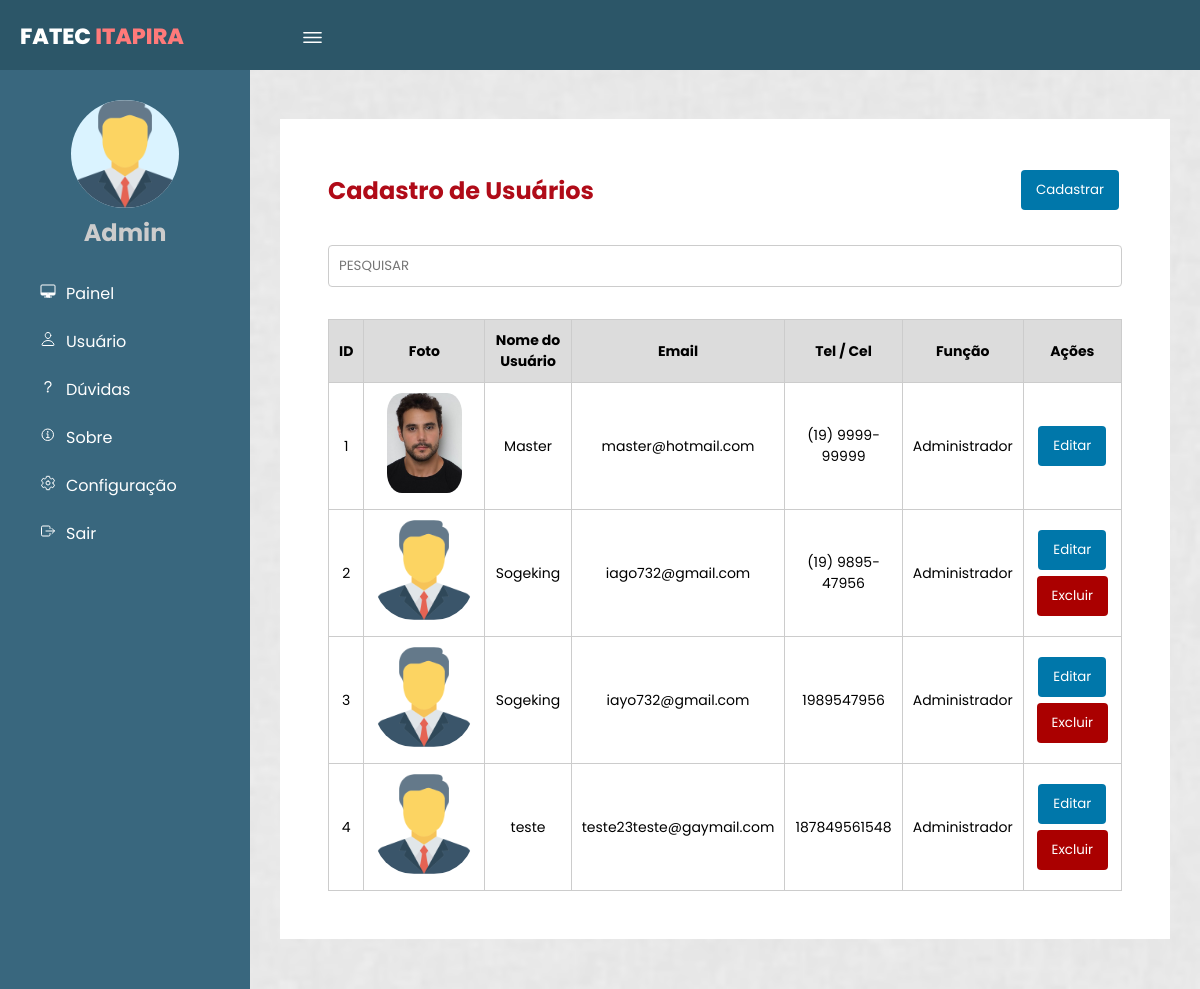
/gerenciarUsuario.php (signed in), run on an earlier commit of the app's database.
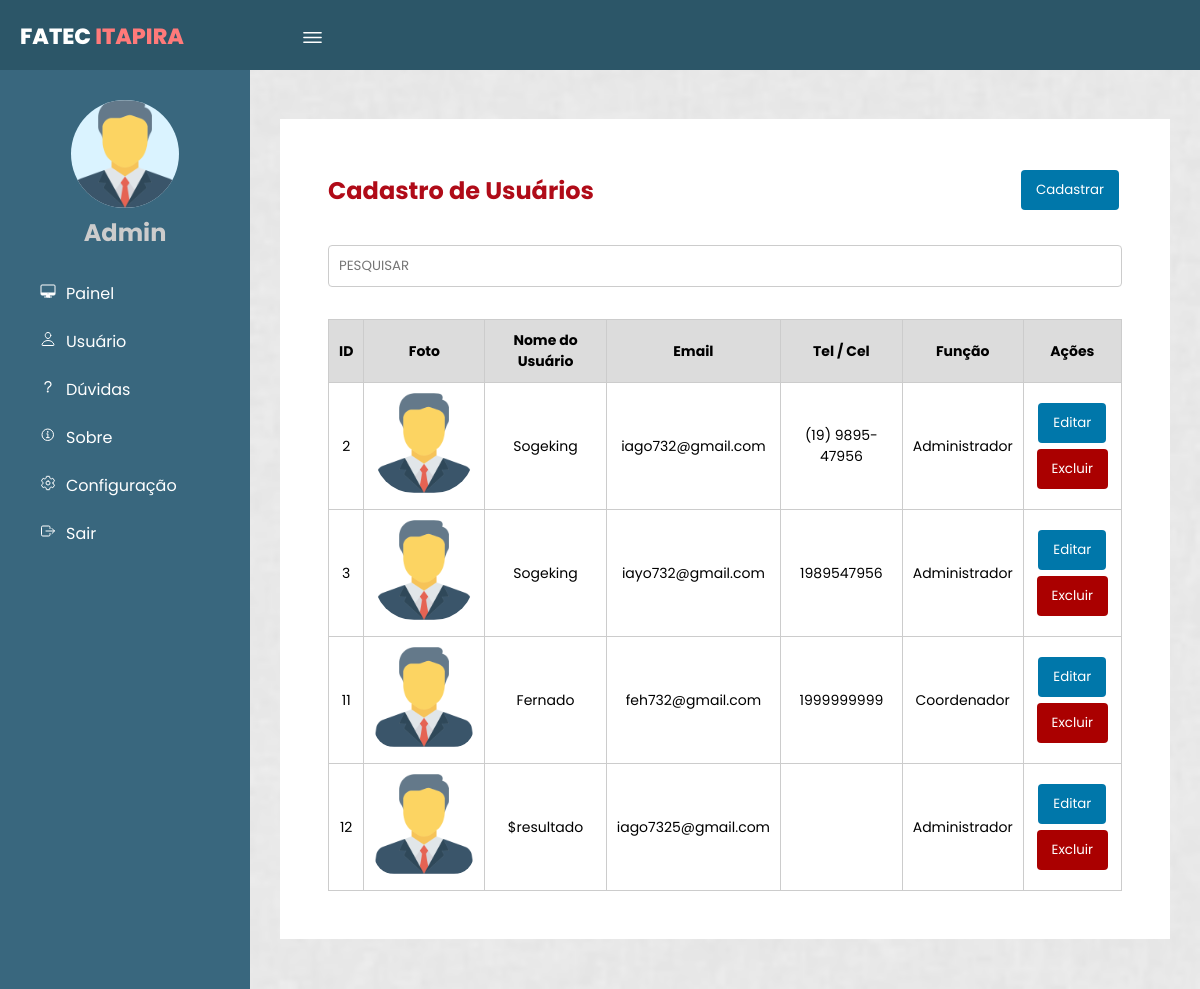
And on a later commit of the database.
### tables this page shows
CREATE TABLE `usuarios` (
  `idUsuarios` int(10) UNSIGNED NOT NULL,
  `NomeUsuario` varchar(255) NOT NULL,
  `Email` varchar(50) NOT NULL,
  `Senha` varchar(255) NOT NULL,
  `Tel_Cel` varchar(15) DEFAULT NULL,
  `Funcao` varchar(30) DEFAULT NULL,
  `NivelAcesso` int(11) NOT NULL DEFAULT 1,
  `DataCadastro` date NOT NULL DEFAULT curdate(),
  `DataUltimaAtualizacao` timestamp NOT NULL DEFAULT current_timestamp() ON UPDATE current_timestamp(),
  `FotoPath` varchar(255) DEFAULT NULL
);

### Class/Usuario.php (called while the page is built, shortened)
<?php
class Usuario
{
    private $conn;
    public function __construct($conn)
    {
        $this->conn = $conn;
    }
    public function listarUsuarios()
    {
        try {
            $sql = "SELECT * FROM usuarios";
            $stmt = $this->conn->query($sql);
            if ($stmt) {
                return $stmt->fetchAll(PDO::FETCH_ASSOC);
            } else {
                throw new Exception("Erro ao executar a consulta SQL");
            }
        } catch (Exception $e) {
            error_log("Erro ao listar usuários: " . $e->getMessage());
            return [];
        }
    }
}

### gerenciarUsuario.php (the view, shortened to what this page needs)
<?php
require_once 'Class/Usuario.php';
require_once 'conexao.php';
$usuario = new Usuario($conn);
$usuarios = $usuario->listarUsuarios();
?>
<!DOCTYPE html>
<html lang="pt-br">
<head>
    <link rel="stylesheet" href="css/format.css">
</head>
<body page='lista'>
    <header>
        <label for="check">
            <ion-icon name="menu-outline" id="sidebar_btn"></ion-icon>
        </label>
        <div class="left">
            <h3>Fatec <span>Itapira</span></h3>
        </div>
    </header>
    <div class="sidebar">
        <div class="center">
            <img src="icon/manager_icon_129392.png" class="image" alt="">
            <h2>Admin</h2>
        </div>
        <a href="painelAdmin.php"><ion-icon name="desktop-outline"></ion-icon><span>Painel</span></a>
        <a href="#"><ion-icon name="person-outline"></ion-icon><span>Usuário</span></a>
        <a href="pag_lista_sugestao.html"><ion-icon name="help-outline"></ion-icon><span>Dúvidas</span></a>
        <a href="#"><ion-icon name="information-circle-outline"></ion-icon><span>Sobre</span></a>
        <a href="#"><ion-icon name="settings-outline"></ion-icon><span>Configuração</span></a>
        <a href="login/sairLogin.php"><ion-icon name="exit-outline"></ion-icon><span>Sair</span></a>
    </div>
    <div class="content">
        <div id='listaRegistros'>
            <div class="titulo_ask">
                <h1>Cadastro de Usuários</h1>
                <a href="Views/cadastroUsuario.html"><button>Cadastrar</button></a>
            </div>
            <div style='display: flex;' class="filtro">
                <input style='flex:1' placeholder="PESQUISAR" autofocus id='inputPesquisa' />
            </div>
    <?php if (!empty($usuarios)): ?>
        <table>
            <tr>
                <thead>
                <th>ID</th>
                <th>Foto</th>
                <th>Nome do Usuário</th>
                <th>Email</th>
                <th>Tel / Cel</th>
                <th>Função</th>
                <th>Ações</th>
            </tr>
            <?php foreach ($usuarios as $user): ?>
                <tr>
                    <td><?php echo $user['idUsuarios']; ?></td>
                    <td><?php
                        if (!empty($user['FotoPath'])) {
                            echo '<img src="' . $user['FotoPath'] . '" alt="Foto do Usuário" style="max-width: 100px; max-height: 100px; border-radius: 20%;">';
                        } else {
                            echo '<img src="uploads/manager_icon_129392.png" alt="Imagem Padrão" style="max-width: 100px; max-height: 100px; border-radius: 40%;">';
                        }
                        ?>
                    </td>
                    <td><?php echo $user['NomeUsuario']; ?></td>
                    <td><?php echo $user['Email']; ?></td>
                    <td><?php echo $user['Tel_Cel']; ?></td>
                    <td><?php echo $user['Funcao']; ?></td>
                    <td>
                        <a href="Views/editarUsuario.php?id=<?php echo $user['idUsuarios']; ?>"><button>Editar</button></a>
                        <form method="post" action="Controllers/excluir_usuario.php">
                            <button style="background-color: #a00;" type="submit" <?php echo ($user['NivelAcesso'] == 0) ? 'hidden' : ''; ?>
                            onclick="return confirm('Tem certeza que deseja excluir este usuário?')">Excluir</button>
                        </form>
                    </td>
                </tr>
            <?php endforeach; ?>
        </table>
    <?php else: ?>
        <p>Nenhum usuário cadastrado.</p>
    <?php endif; ?>
        </div>
    </div>
</body>
</html>

### css/format.css (style rules this page uses)
* { margin: 0; padding: 0; font-family: 'Poppins', sans-serif; }
body { background-color: #e9e9e9; }
header { position: fixed; background: #2c5668; padding: 20px; width: 100%; height: 30px; z-index: 5; }
.left h3 { color: #fff; margin: 0; text-transform: uppercase; font-size: 22px; font-weight: 800; }
.left span { color: #ff7a7a; }
.sidebar { position: fixed; width: 250px; height: 100%; margin-top: 70px; padding-top: 30px; left: 0; background: #39677e; transition: 0.5s; transition-property: left; -webkit-transition: 0.5s; -moz-transition: 0.5s; -ms-transition: 0.5s; -o-transition: 0.5s; }
.sidebar .image { width: 108px; height: 108px; border-radius: 100px; -webkit-border-radius: 100px; -moz-border-radius: 100px; -ms-border-radius: 100px; -o-border-radius: 100px; background-color: #daf3ff; }
.sidebar h2 { color: #ccc; margin-top: 0; margin-bottom: 20px; }
.sidebar a { color: #fff; display: block; width: 100%; line-height: 48px; text-decoration: none; padding-left: 40px; box-sizing: border-box; transition: 0.5s; transition-property:background ; }
.sidebar .center { text-align: center; }
.sidebar ion-icon { padding-right: 10px; }
label #sidebar_btn { z-index: 1; position: fixed; left: 300px; color: #fff; font-size: 25px; margin: 5px 0; cursor: pointer; transition: 0.5s; transition-property:color ; }
.content { background: url(../img/bg.png) no-repeat; background-size: cover; background-position: center; transition: 0.5s; position: relative; margin-left: 250px; top: 69px; z-index: 1; overflow: hidden; }
div#listaRegistros { background: white; padding: 3rem; margin: 50px 30px; }
#listaRegistros { display: none; }
body[page=lista] #listaRegistros { display: block; }
a { text-decoration: none; }
#listaRegistros .filtro { margin: 4vh auto; }
table { width: 100%; border-collapse: collapse; }
thead { background: gainsboro; }
table th, table td { text-align: center; font-size: 14px; padding: 10px; border: solid 1px #ccc; }
button { border: none; border-radius: 4px; cursor: pointer; background-color: #07a; color: #fff; margin: 3px; padding: 10px 15px; -webkit-border-radius: 4px; -moz-border-radius: 4px; -ms-border-radius: 4px; -o-border-radius: 4px; }
input { border: solid 1px #ccc; border-radius: 4px; padding: 10px; }
.titulo_ask { display: flex; justify-content: space-between; align-items: center; }
.titulo_ask h1 { color: #B00B18; font-size: 24px; }

What changed in the data, as far as the page shows it:
removed usuarios: idUsuarios "1", FotoPath (picture), NomeUsuario "Master", Email "master@hotmail.com", Tel_Cel "(19) 9999-99999", Funcao "Administrador"
removed usuarios: idUsuarios "4", NomeUsuario "teste", Email "teste23teste@gaymail.com", Tel_Cel "187849561548", Funcao "Administrador"
added usuarios: idUsuarios "11", FotoPath (picture), NomeUsuario "Fernado", Email "feh732@gmail.com", Tel_Cel "1999999999", Funcao "Coordenador"
added usuarios: idUsuarios "12", FotoPath (picture), NomeUsuario "$resultado", Email "iago7325@gmail.com", Funcao "Administrador"
